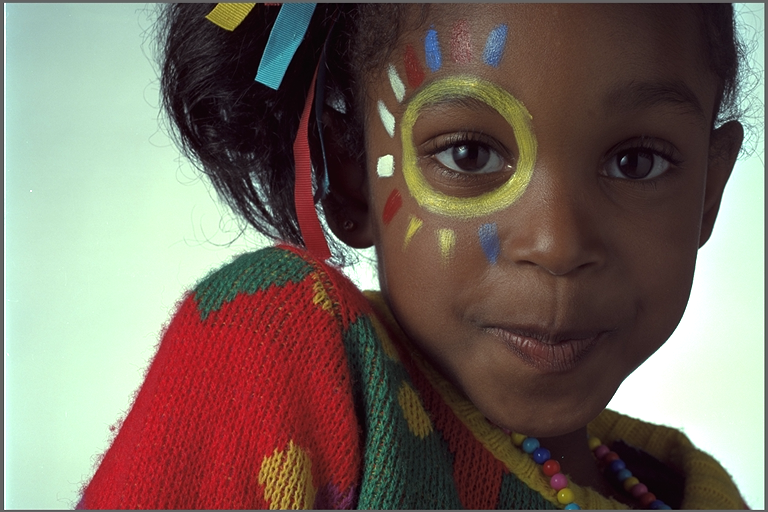
#> input picture image.png, 768 x 512 px, given in place of the camera
$ python lesson10.py
#> lines starting #> are read from the running program, lines starting #| are printed output that depends on the picture; after the words box and inside, x2 and y2 are one past the last pixel; in counts of white or black regions, pixels touching at a corner belong together
import cv2
import numpy as np

cap = cv2.VideoCapture(0)

while(1):
    _, frame = cap.read()
#> frame is the input picture: shape (512, 768, 3); mean B, G, R 96.1, 106, 119.5
    hsv = cv2.cvtColor(frame, cv2.COLOR_BGR2HSV)
#> hsv: shape (512, 768, 3); mean H, S, V 75.3, 95.8, 130.6

    # lower mask (0-10)
    lower_red = np.array([0, 50, 50])
    upper_red = np.array([10, 255, 255])
    mask0 = cv2.inRange(hsv, lower_red, upper_red)
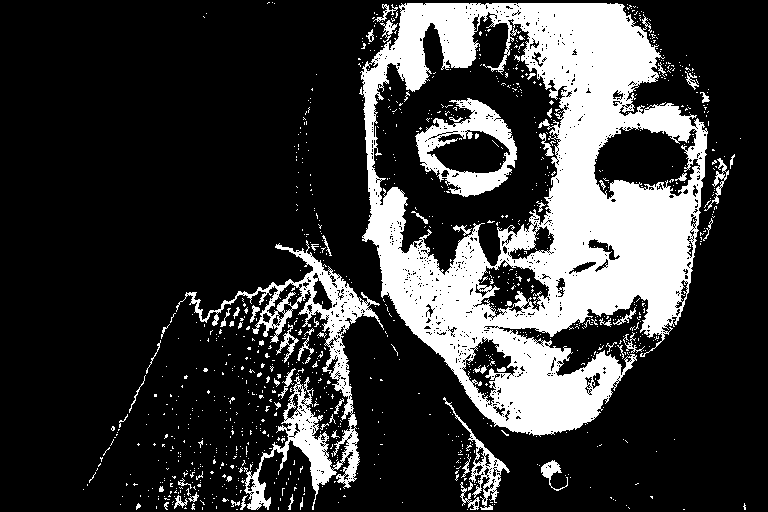
#> mask0: shape (512, 768); 22.4% white; 1073 white regions (1002 under 20 px), largest, box (x1, y1, x2, y2) and area: (359, 3, 708, 437) 67595, (176, 240, 384, 510) 8873, (415, 98, 517, 197) 3876

    # upper mask (170-180)
    lower_red = np.array([170, 50, 50])
    upper_red = np.array([180, 255, 255])
    mask1 = cv2.inRange(hsv, lower_red, upper_red)
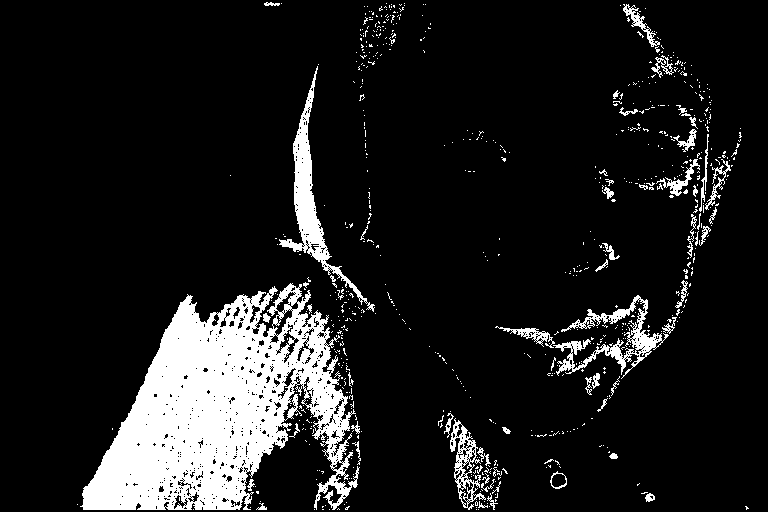
#> mask1: shape (512, 768); 11.8% white; 712 white regions (654 under 20 px), largest, box (x1, y1, x2, y2) and area: (80, 283, 360, 510) 33828, (279, 66, 375, 312) 3165, (553, 295, 669, 379) 2211

    # join my masks
    mask = mask0 + mask1
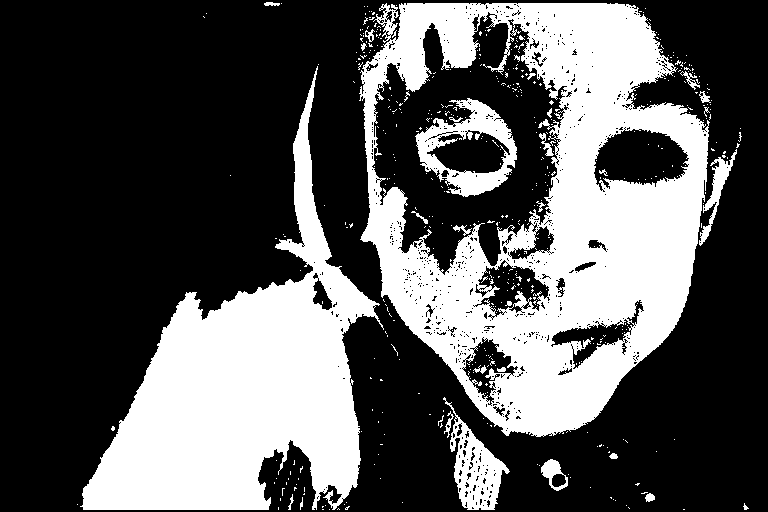
#> mask: shape (512, 768); 34.2% white; 495 white regions (464 under 20 px), largest, box (x1, y1, x2, y2) and area: (359, 3, 710, 437) 74568, (80, 66, 384, 510) 49447, (415, 98, 517, 197) 3944

    mask = cv2.bitwise_not(mask)
    res = cv2.bitwise_and(frame, frame, mask = mask)
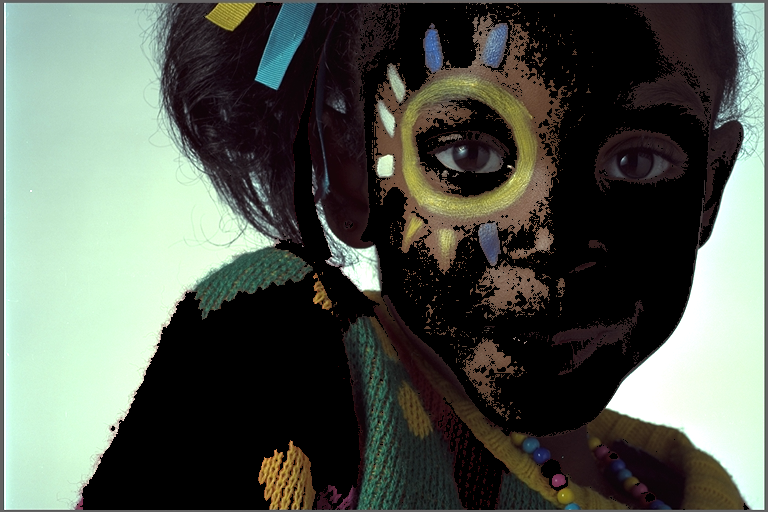
#> res: shape (512, 768, 3); mean B, G, R 81.4, 90.5, 84.2

    cv2.imshow('frame', frame)
    cv2.imshow('mask', mask)
    cv2.imshow('res', res)

    if (cv2.waitKey(5) & 0xFF) == 27:
#> (key Esc is pressed here)
        break

cv2.destroyAllWindows()
cap.release()
